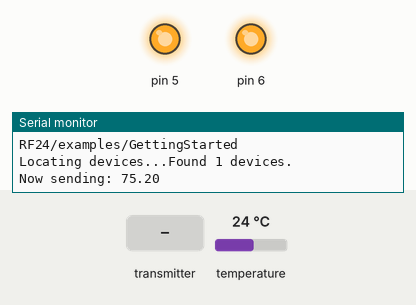
Recording of a sketch running on a simulated Arduino Uno, built with avr-gcc and run on an emulated ATmega328P. On the bench: output pins drawn as LEDs (lit = HIGH), the last lines printed to the serial monitor. The inputs (shaded band) are chosen by the test bench; at power-on: temperature 24 °C. No radio packets arrive unless stated.

Above: at 3.8 s.
3.9 s: the transmitter starts sending tempList.0 = 0
At 5.6 s:
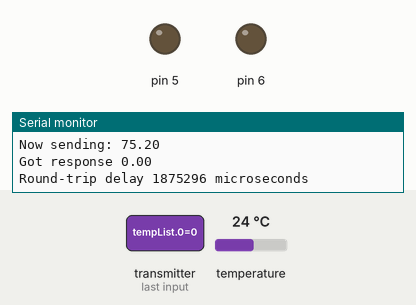
Timing chart, 0 to 7.1 s (numbered marks = the images above; inputs shaded):
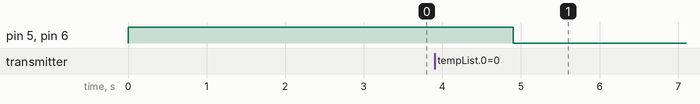

The sketch:

SendTwoTemps.ino
```cpp
#include <LowPower.h>
#include <SPI.h>
#include "RF24.h"
#include <OneWire.h>
#include <DallasTemperature.h>

#define ONE_WIRE_BUS 4

// Init for Temp Sensors
OneWire oneWire(ONE_WIRE_BUS);
DallasTemperature sensors(&oneWire);
int deviceCount = 0;
float Celcius = 0;
float Fahrenheit = 0;
float tempList[5] = {};

// Init for transmitter
bool radioNumber = 0;
RF24 radio(9, 10); // radio(CE_pin, CSN_pin)
byte addresses[][6] = {"1Node", "2Node"};

void setup()
{
  Serial.begin(9600);
  Serial.println(F("RF24/examples/GettingStarted"));
  pinMode(6, OUTPUT);
  pinMode(5, OUTPUT);
  digitalWrite(6, HIGH);
  digitalWrite(5, HIGH);

  // Setup of radio
  radio.begin();
  radio.setPALevel(RF24_PA_LOW); // RF24_PA_MAX is default.
  radio.setRetries(15, 15);
  radio.openWritingPipe(addresses[0]);
  radio.openReadingPipe(1, addresses[1]);
  radio.startListening();

  // Setup for Temp Sensors
  sensors.begin();
  Serial.print("Locating devices...");
  Serial.print("Found ");
  deviceCount = sensors.getDeviceCount();
  Serial.print(deviceCount, DEC);
  Serial.println(" devices.");
  Serial.println("");
}

void radioOn()
{
  radio.begin();
  radio.setPALevel(RF24_PA_LOW); // RF24_PA_MAX is default.
  radio.setRetries(15, 15);
  radio.openWritingPipe(addresses[0]);
  radio.openReadingPipe(1, addresses[1]);
  radio.startListening();
  delay(1000);
}

void updateTemp()
{
  sensors.begin();
  delay(100);
  sensors.requestTemperatures();
  delay(100);

  for (int i = 0; i < deviceCount; i++)
  {
    Celcius = sensors.getTempCByIndex(i);
    Fahrenheit = sensors.toFahrenheit(Celcius);
    tempList[i] = Fahrenheit;
  }
  // float r = random(1000) / 100;
  // tempList[2] = r;
  /*Receiver will not take messages that are the exact same back to back. Could send
    a random number with each message to get every message sent. But can probably
    just interpret that where ever this data will be used.
  */
}

void loop()
{

  digitalWrite(6, HIGH);
  digitalWrite(5, HIGH);
  delay(1000);
  radioOn();
  unsigned long start_time = micros();
  updateTemp();
  Serial.print(F("Now sending: "));
  for (int i = 0; i < deviceCount; i++)
  {
    Serial.print(tempList[i]);
    Serial.print(" ");
  }
  Serial.println("");

  radio.stopListening(); // First, stop listening so we can talk.

  if (!radio.write(&tempList, sizeof(tempList)))
  {
    Serial.println(F("Write failed."));
  }

  radio.startListening();  // Now, continue listening
  boolean timeout = false; // Set up a variable to indicate if a response was received or not

  while (!radio.available())
  { // While nothing is received
    if (micros() - start_time > 2000000)
    { // If waited longer than 200ms, indicate timeout and exit while loop
      timeout = true;
      break;
    }
  }

  if (timeout)
  { // Describe the results
    Serial.println(F("Failed, response timed out."));
  }
  else
  {
    unsigned long got_time; // Grab the response, compare, and send to debugging spew
    radio.read(&tempList, sizeof(tempList));
    unsigned long end_time = micros();

    // Spew it
    Serial.print(F("Got response "));
    for (int i = 0; i < deviceCount; i++)
    {
      Serial.print(tempList[i]);
      Serial.print(" ");
    }
    Serial.println("");
    Serial.print(F("Round-trip delay "));
    Serial.print(end_time - start_time);
    Serial.println(F(" microseconds"));
  }

  delay(1000);
  digitalWrite(6, LOW);
  digitalWrite(5, LOW);

  //    delay(10000); //Testing
  for (int i = 0; i < 111; i++)
  { // 111
    LowPower.idle(SLEEP_8S, ADC_OFF, TIMER2_OFF, TIMER1_OFF, TIMER0_OFF,
                  SPI_OFF, USART0_OFF, TWI_OFF);
  }

} // Loop
```
